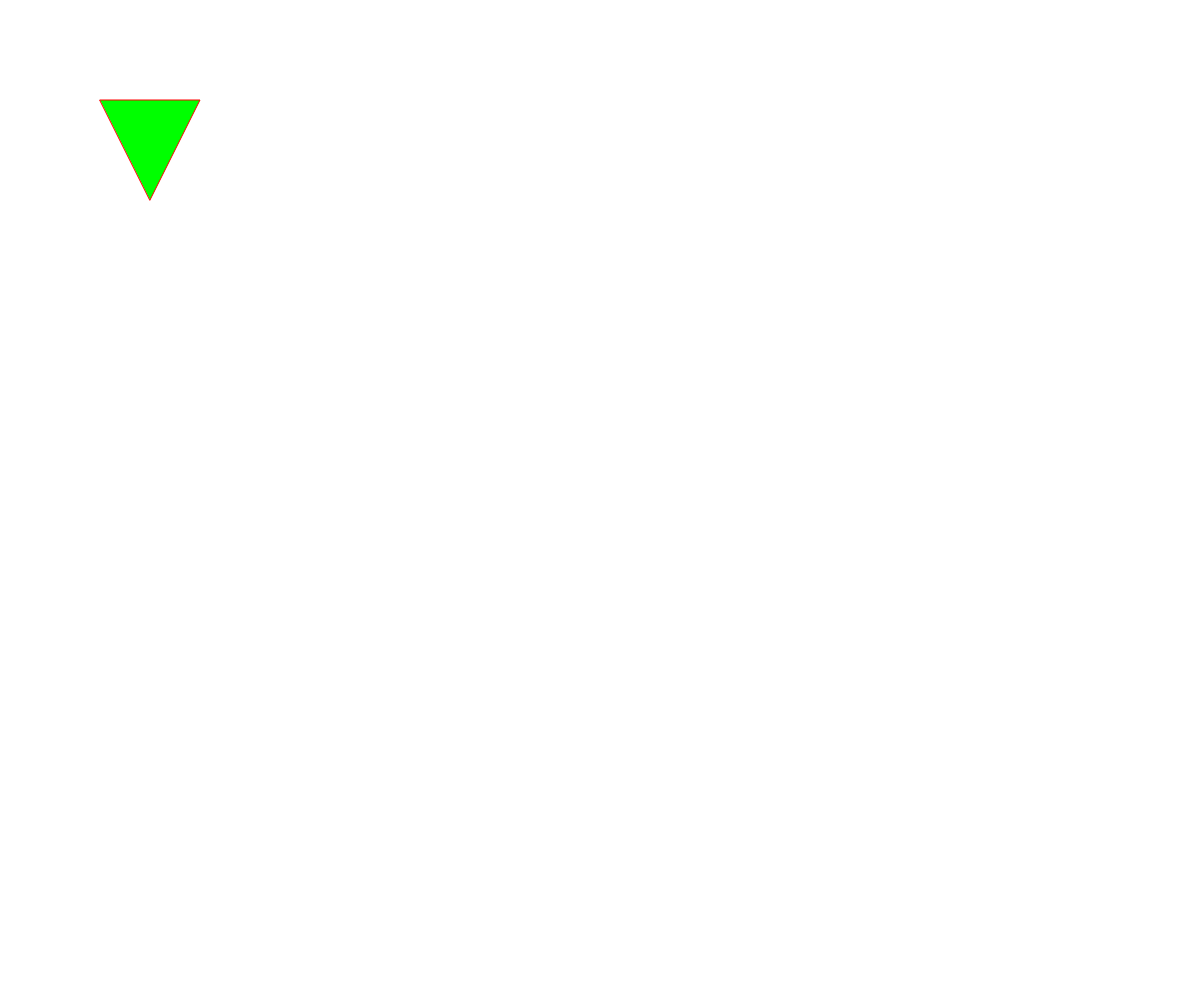
Frame 1 (no input)
Frame 60 (no input): identical to frame 1, image omitted
Frame 120 (the mouse pressed at the canvas centre since frame 60): identical to frame 1, image omitted

The p5.js sketch that drew this single still picture (run headless with seeded random() and noise() and a simulated clock; from frame 60 on, the mouse is pressed at the canvas centre):

// p5.js sketch
// ── sketch.js
function setup() {
  // setup code here
  createCanvas(windowWidth, windowHeight);
}

function draw() {
  //colors Channels Red Green Blue
  background(255,255,255);

  stroke(255,0,0);
  fill(0,255,0);
  strokeWeight(1);
  triangle(100,100, 200, 100, 150, 200); // needs 3 points (x,y)

  //make a composition with different triangles
  //with different collors, size and position

}

function keyPressed() {
  //code to be run at every keypress event
}

function windowResized() {
  //cavas size will be resized in case window size has changed
  resizeCanvas(windowWidth, windowHeight);
}
